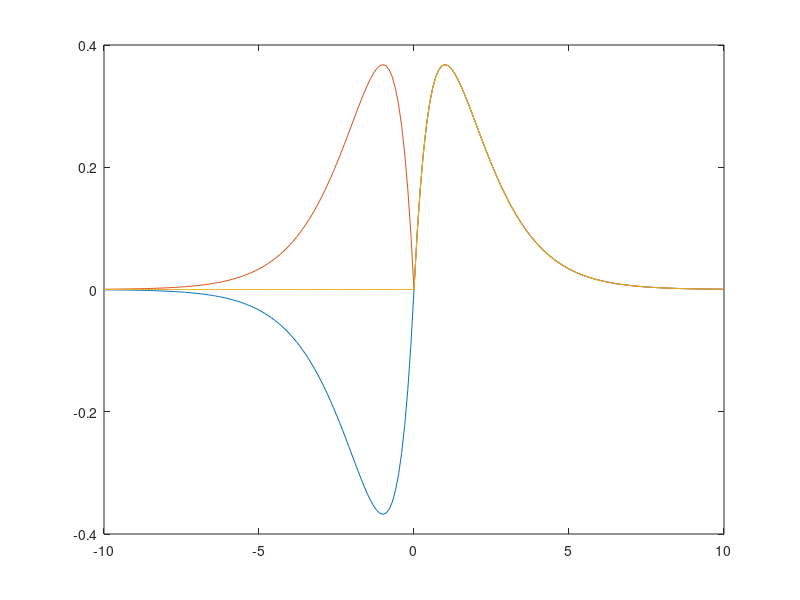

The MATLAB source for this figure:
% Plot the functions x0(t)= t exp(-|t|), xe(t)= t exp(-|t|), and x(t)= 0.5 ( x0(t) +xe(t) ) 
% For -10<=t<=10 with a step size of 0.1

% t is the time variable, sampled from -10 to 10 with a step size of 0.1
t = -10:0.1:10;

% x0 is the function t * exp(-|t|) evaluated at each t
x0 = t.*exp(-abs(t));

% xe is the function |t| * exp(-|t|) evaluated at each t
xe = abs(t).*exp(-abs(t));

% x is the average of x0 and xe
x = 0.5*(x0 + xe);

% Plot x0, xe, and x
plot(t, x0, t, xe, t, x);
